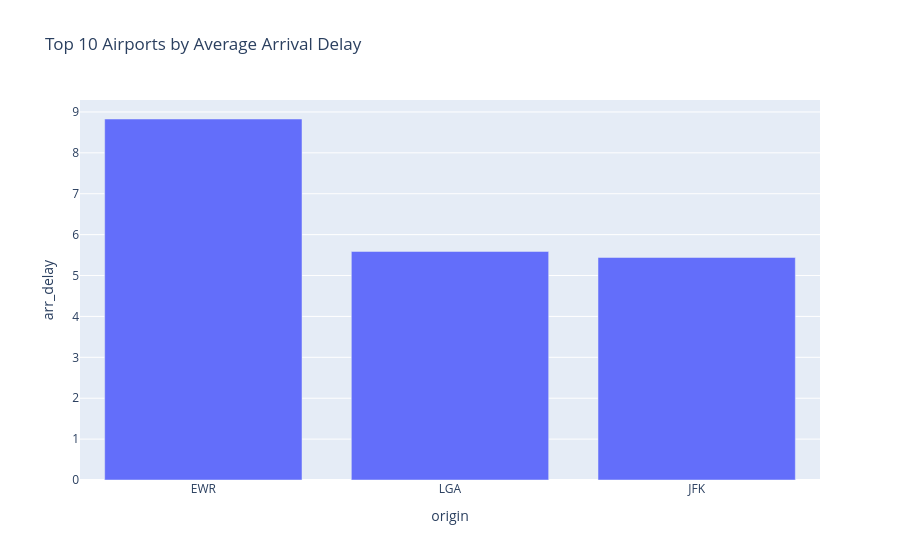

Notebook source saved alongside this figure:
### Code cell
# Average Delays by Airport
avg_delay = (
    df.groupby('origin')['arr_delay']
    .mean()
    .reset_index()
    .sort_values('arr_delay', ascending=False)
)
fig = px.bar(avg_delay.head(10), x='origin', y='arr_delay', title='Top 10 Airports by Average Arrival Delay')
fig.show()

### Figure 1 — Plotly figure (JSON) as saved in the notebook; plotly's stock layout.template omitted (floating-point values rounded to 4 significant figures)
{"data": [{"alignmentgroup": "True", "hovertemplate": "origin=%{x}<br>arr_delay=%{y}<extra></extra>", "legendgroup": "", "marker": {"color": "#636efa", "pattern": {"shape": ""}}, "name": "", "offsetgroup": "", "orientation": "v", "showlegend": false, "textposition": "auto", "type": "bar", "x": ["EWR", "LGA", "JFK"], "xaxis": "x", "y": [8.828, 5.589, 5.442], "yaxis": "y"}], "layout": {"barmode": "relative", "legend": {"tracegroupgap": 0}, "title": {"text": "Top 10 Airports by Average Arrival Delay"}, "xaxis": {"anchor": "y", "domain": [0, 1], "title": {"text": "origin"}}, "yaxis": {"anchor": "x", "domain": [0, 1], "title": {"text": "arr_delay"}}}}
